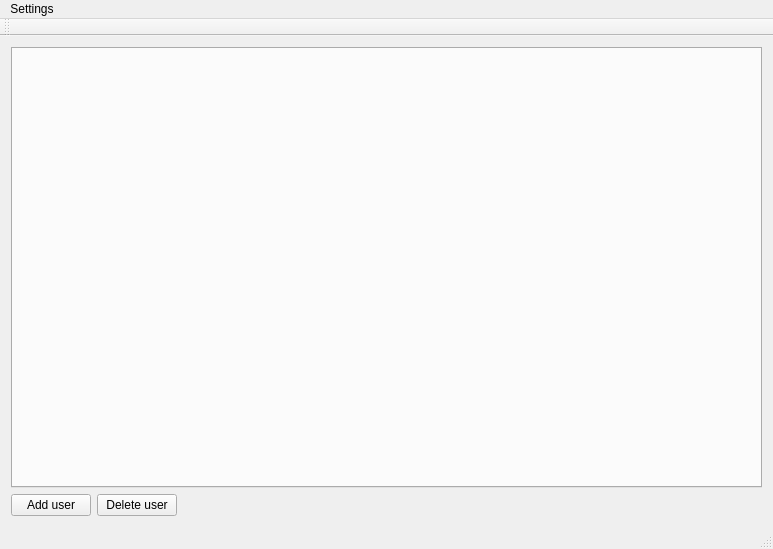
<?xml version="1.0" encoding="UTF-8"?>
<ui version="4.0">
 <class>FOE_Main</class>
 <widget class="QMainWindow" name="FOE_Main">
  <property name="geometry">
   <rect>
    <x>0</x>
    <y>0</y>
    <width>773</width>
    <height>549</height>
   </rect>
  </property>
  <property name="windowTitle">
   <string notr="true">FOE ClanManager [v0.4.1]</string>
  </property>
  <widget class="QWidget" name="centralWidget">
   <layout class="QVBoxLayout" name="verticalLayout_4">
    <item>
     <widget class="QTabWidget" name="tabWidget">
      <property name="accessibleDescription">
       <string notr="true"/>
      </property>
      <property name="currentIndex">
       <number>-1</number>
      </property>
     </widget>
    </item>
    <item>
     <layout class="QHBoxLayout" name="horizontalLayout">
      <item>
       <widget class="QPushButton" name="addUserButton">
        <property name="text">
         <string>Add user</string>
        </property>
       </widget>
      </item>
      <item>
       <widget class="QPushButton" name="deleteUserButton">
        <property name="text">
         <string>Delete user</string>
        </property>
       </widget>
      </item>
      <item>
       <spacer name="horizontalSpacer">
        <property name="orientation">
         <enum>Qt::Horizontal</enum>
        </property>
        <property name="sizeHint" stdset="0">
         <size>
          <width>40</width>
          <height>20</height>
         </size>
        </property>
       </spacer>
      </item>
     </layout>
    </item>
   </layout>
  </widget>
  <widget class="QToolBar" name="mainToolBar">
   <attribute name="toolBarArea">
    <enum>TopToolBarArea</enum>
   </attribute>
   <attribute name="toolBarBreak">
    <bool>false</bool>
   </attribute>
  </widget>
  <widget class="QStatusBar" name="statusBar"/>
  <widget class="QMenuBar" name="menuBar">
   <property name="geometry">
    <rect>
     <x>0</x>
     <y>0</y>
     <width>773</width>
     <height>19</height>
    </rect>
   </property>
   <widget class="QMenu" name="menuIndstillinger">
    <property name="title">
     <string>Settings</string>
    </property>
    <addaction name="actionForbindelse"/>
   </widget>
   <addaction name="menuIndstillinger"/>
  </widget>
  <action name="actionForbindelse">
   <property name="text">
    <string>Connection</string>
   </property>
  </action>
 </widget>
 <layoutdefault spacing="6" margin="11"/>
 <resources/>
 <connections/>
</ui>
